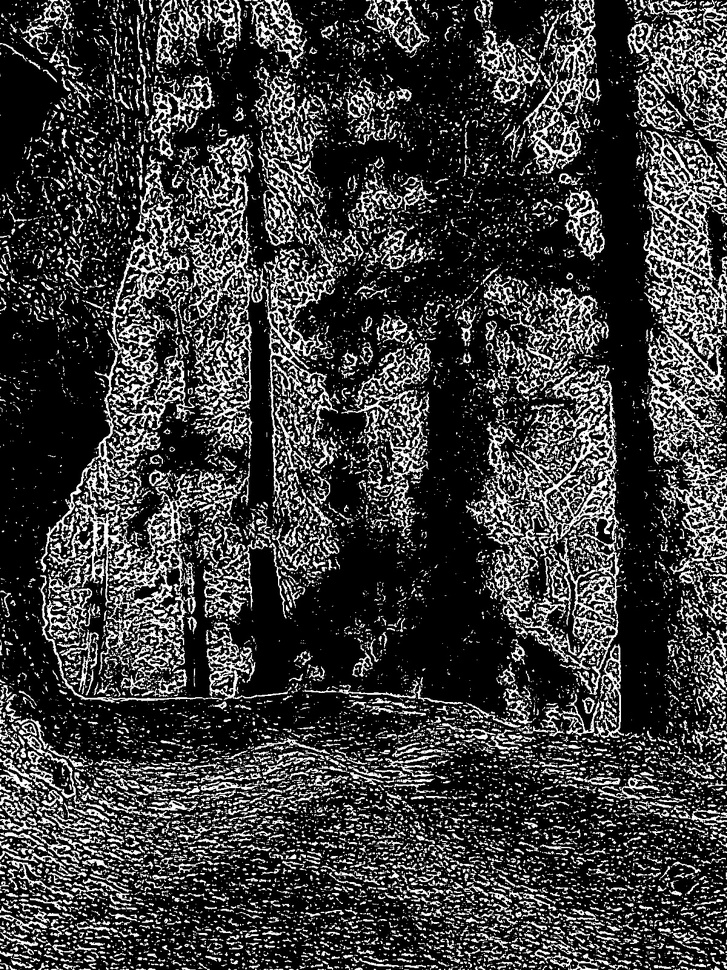
#> input picture media/sketches/WhatsApp Image 2025-10-13 at 12.05.05_7e5c120b_sketch.jpg, 727 x 970 px, shrunk from 1200 x 1600 before the run
$ python -i utils.py   (imports and definitions only)   (older library calls are emulated)
#> lines starting #> are read from the running program, lines starting #| are printed output that depends on the picture; after the words box and inside, x2 and y2 are one past the last pixel; in counts of white or black regions, pixels touching at a corner belong together
from pathlib import Path
import cv2


# [83 lines left out: functions convert_to_sketch, sketch_image, not called in this run]

>>> result = convert_to_sketch('../media/sketches/WhatsApp Image 2025-10-13 at 12.05.05_7e5c120b_sketch.jpg')
#> in convert_to_sketch, img is the input picture: shape (970, 727, 3); min 0, max 255, mean 60.8
#> in sketch_image, `img_gray = cv2.medianBlur(img_gray, 5)`:
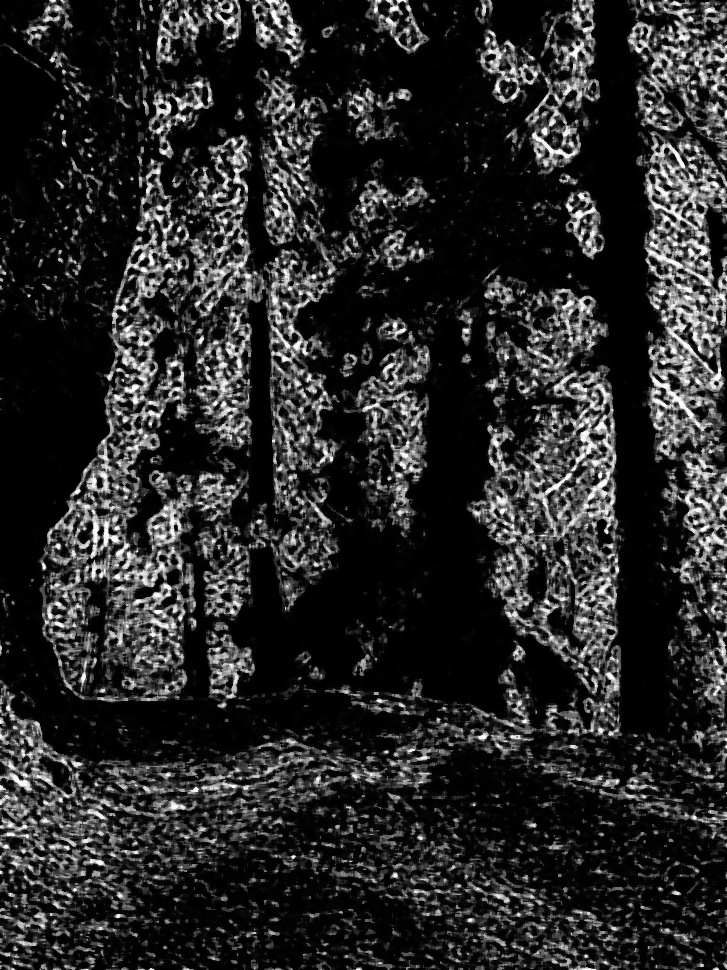
#> img_gray: shape (970, 727); min 0, max 255, mean 41
#> in sketch_image, `edges = cv2.Laplacian(img_gray, cv2.CV_8U, ksize=5)`:
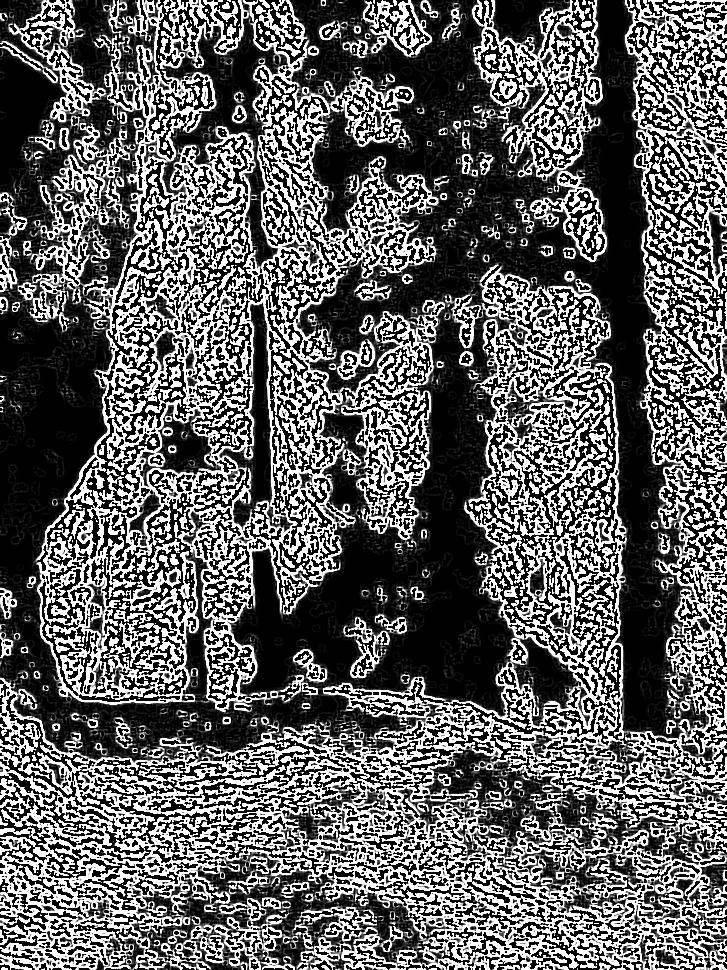
#> edges: shape (970, 727); min 0, max 255, mean 97
#> in sketch_image, `ret, threshold = cv2.threshold(edges, 80, 255, cv2.THRESH_BINARY)`:
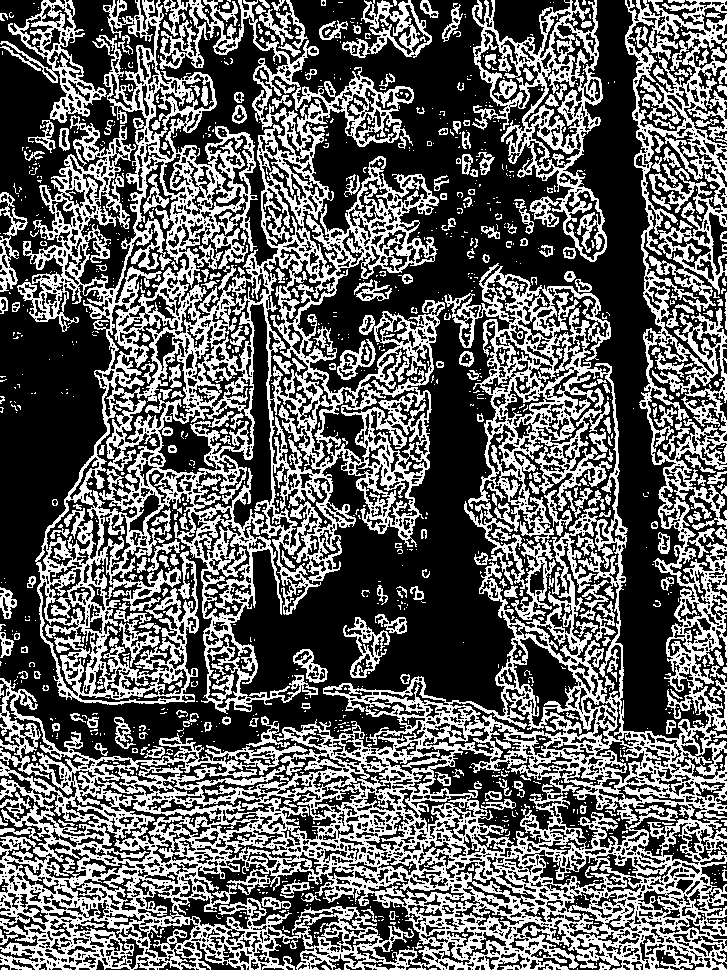
#> threshold: shape (970, 727); 39% white; 1447 white regions (1130 under 20 px), largest, box (x1, y1, x2, y2) and area: (0, 0, 727, 970) 138651, (17, 0, 445, 714) 91298, (472, 0, 607, 262) 9318

$ run again, on media/sketches/A&T_sketch.jpg
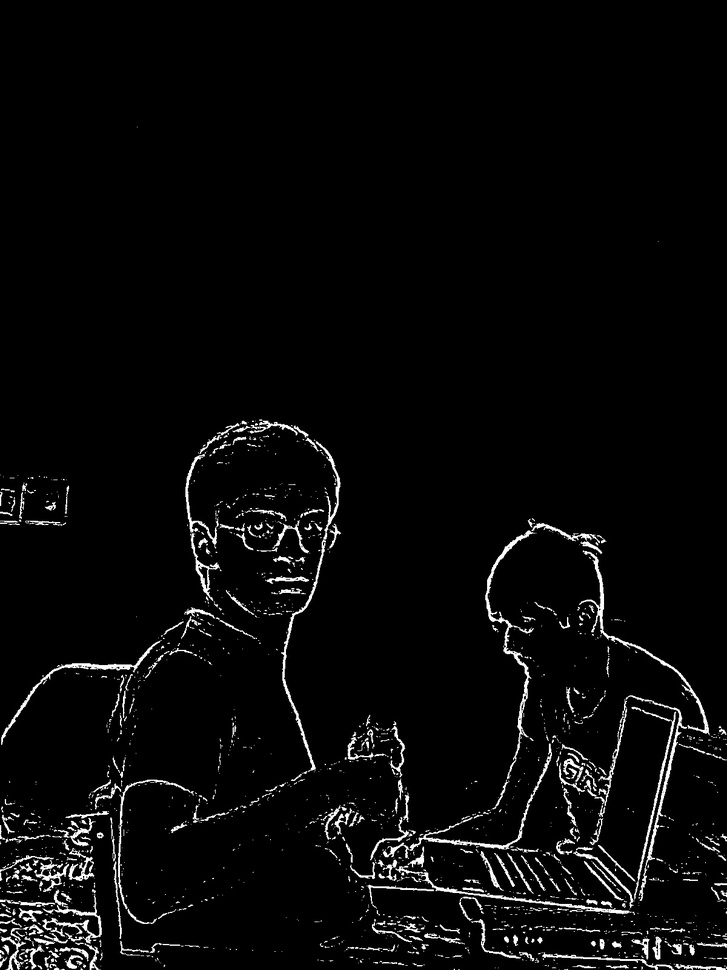
#> input picture media/sketches/A&T_sketch.jpg, 727 x 970 px, shrunk from 1200 x 1600 before the run
#> in convert_to_sketch, img is the input picture: shape (970, 727, 3); min 0, max 255, mean 8.7
#> in sketch_image, `img_gray = cv2.medianBlur(img_gray, 5)`:
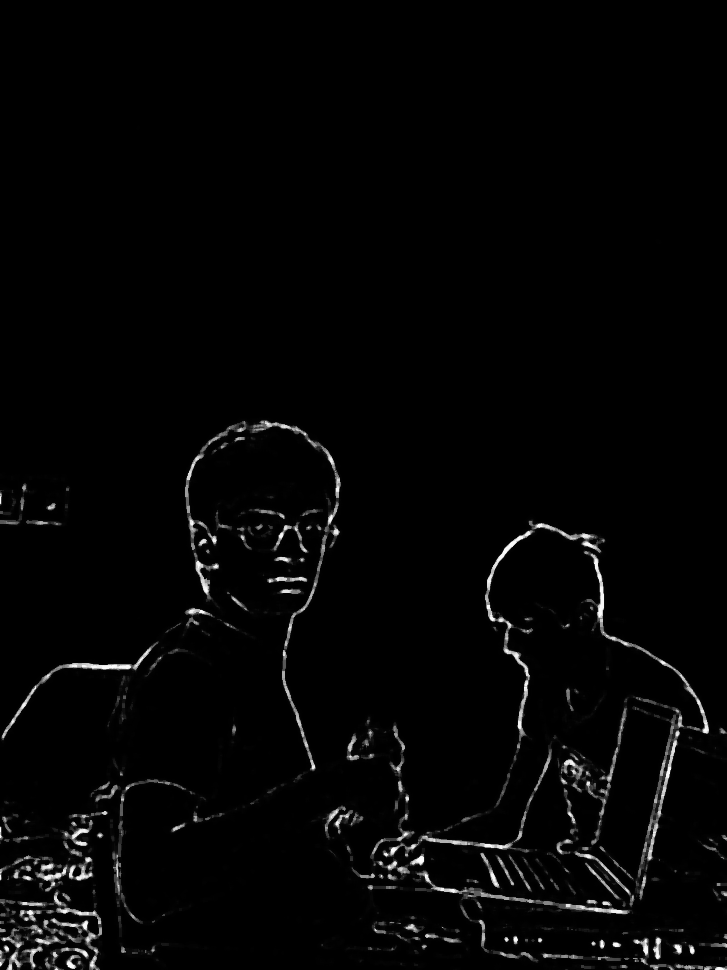
#> img_gray: shape (970, 727); min 0, max 255, mean 4.9
#> in sketch_image, `ret, threshold = cv2.threshold(edges, 80, 255, cv2.THRESH_BINARY)`:
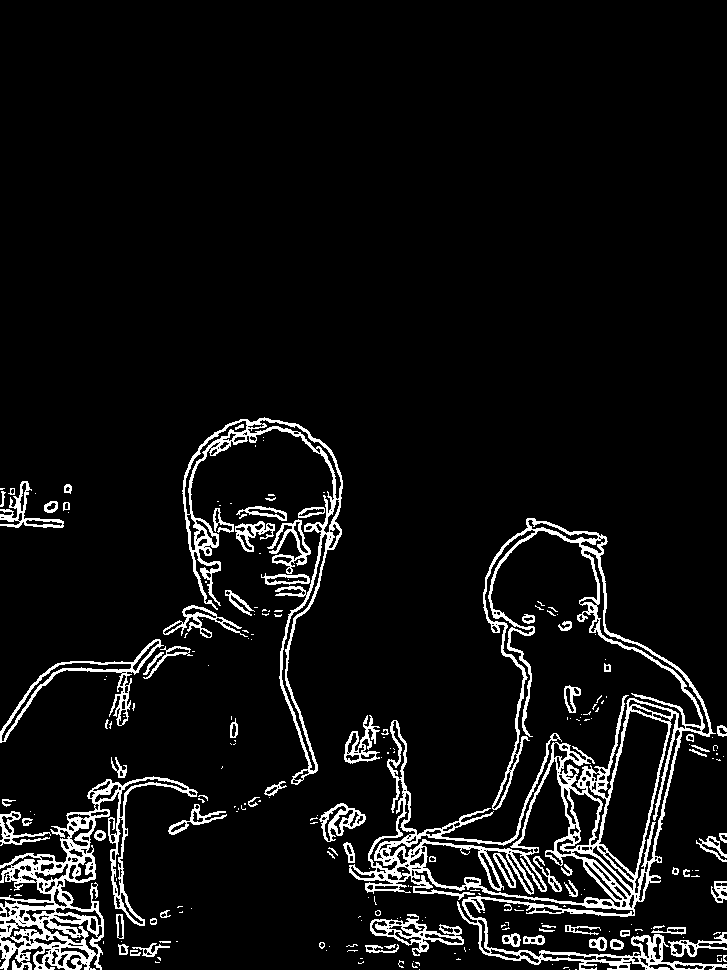
#> threshold: shape (970, 727); 6.9% white; 242 white regions (163 under 20 px), largest, box (x1, y1, x2, y2) and area: (349, 518, 727, 970) 20217, (0, 776, 198, 970) 8830, (182, 417, 343, 785) 5362

$ run again, on media/sketches/me2_f8oBVcX_sketch.jpg
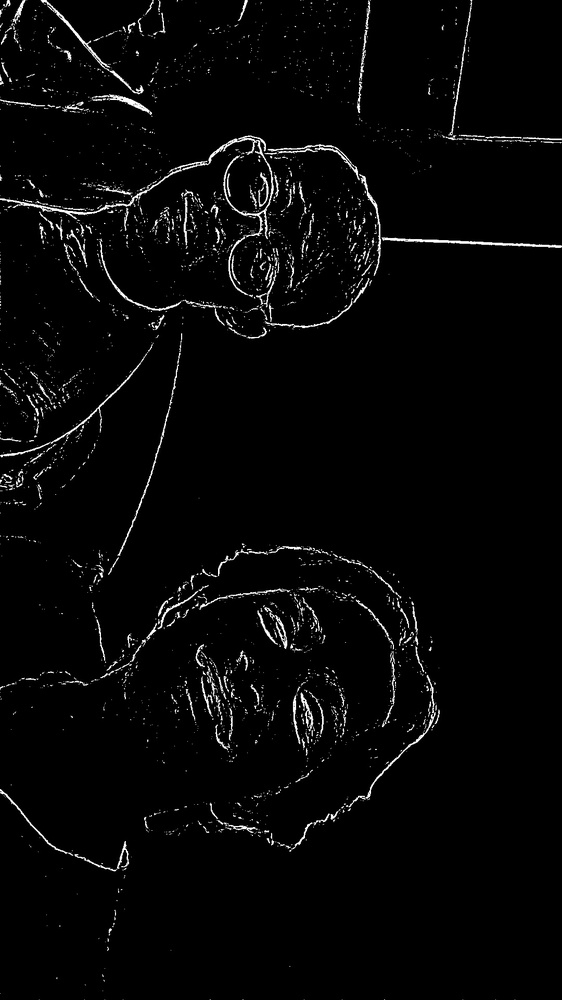
#> input picture media/sketches/me2_f8oBVcX_sketch.jpg, 562 x 1000 px, shrunk from 1080 x 1920 before the run
#> in convert_to_sketch, img is the input picture: shape (1000, 562, 3); min 0, max 255, mean 6.9
#> in sketch_image, `img_gray = cv2.medianBlur(img_gray, 5)`:
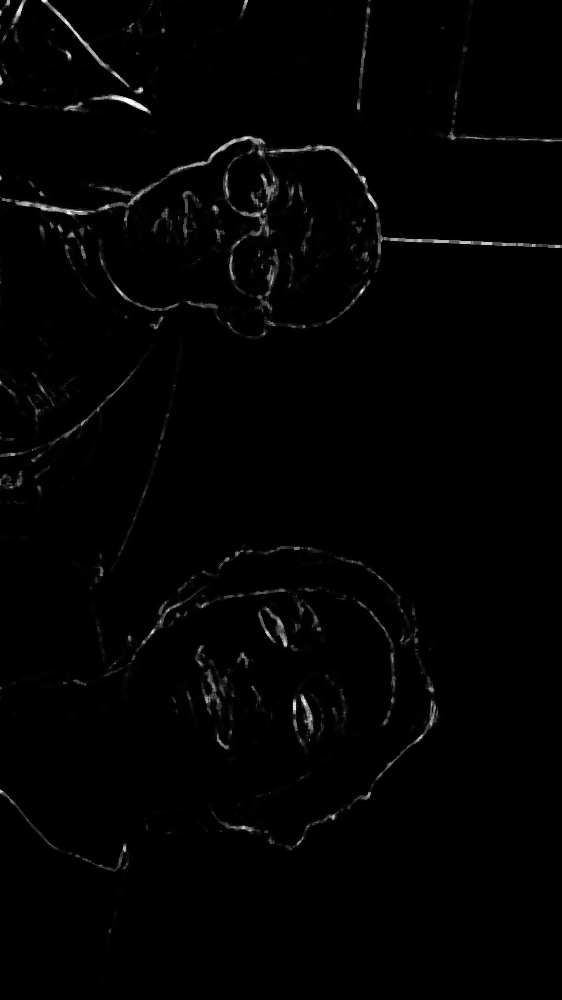
#> img_gray: shape (1000, 562); min 0, max 253, mean 2.6
#> in sketch_image, `ret, threshold = cv2.threshold(edges, 80, 255, cv2.THRESH_BINARY)`:
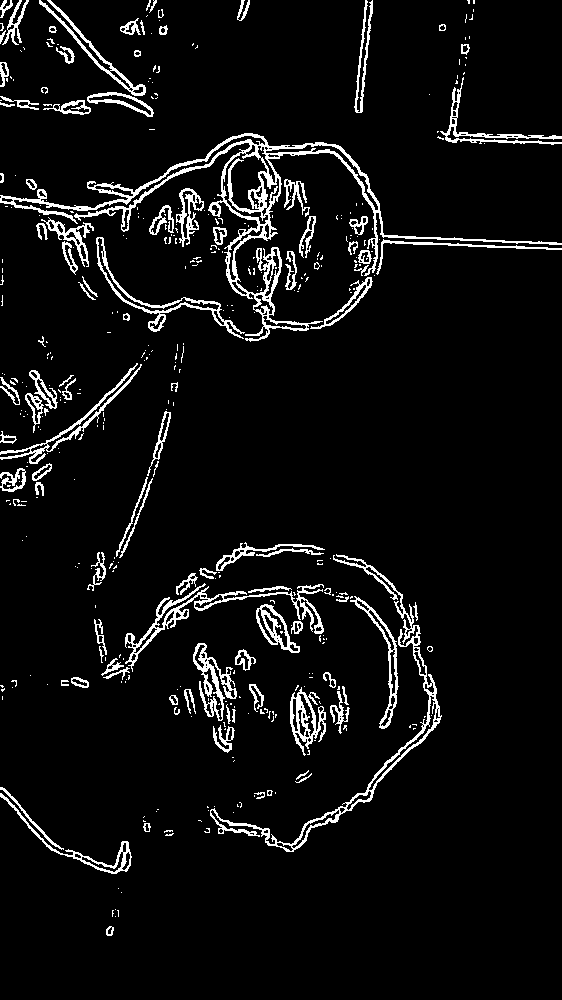
#> threshold: shape (1000, 562); 6.1% white in thin lines or dots
